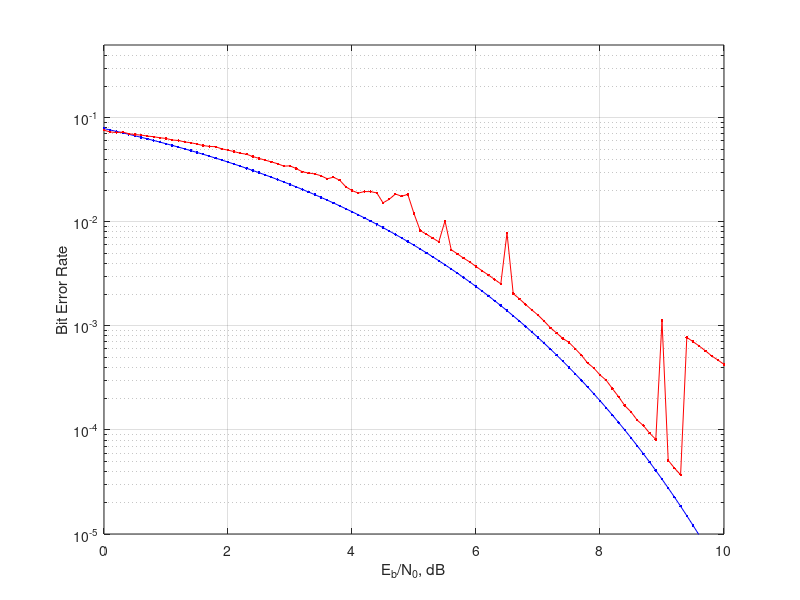

MATLAB code for this plot:
Eb_N0_dB = [0:0.1:10];
theoryBer = 0.5*erfc(sqrt(10.^(Eb_N0_dB/10)));
semilogy(Eb_N0_dB,theoryBer,'b.-');
hold on;
practice = [ 0.07578894658678967 0.07308067319088958 0.0720011185883895 0.0728253137973678 0.07023935329178325 0.06890742785670688 0.06808839217814047 0.06670257329741336 0.06569756752545207 0.0642218809770734 0.06324772978426944 0.061095400877882275 0.060448696515699674 0.058599265932599266 0.05746147863193963 0.055958460878310246 0.053947212123153475 0.053098787565143725 0.05262427335232577 0.050210459407110074 0.048844954194561 0.04721371655387133 0.04559143896555947 0.044602290074043524 0.04238304397962779 0.04069974818327933 0.039125518306344864 0.03761055155491225 0.036165745919030934 0.03427453461287058 0.034491917140387074 0.03244421710758783 0.030230518905272934 0.029440400984844618 0.028856154161081955 0.02769333281281646 0.025915567491852743 0.026813459098217862 0.025137294666937603 0.02172006802755136 0.019972999855523203 0.018889924361557692 0.019523553555347125 0.01948785143647642 0.018961328599299103 0.015213773944193251 0.01645850996706396 0.0184845217968109 0.017617994668706026 0.018328533567165527 0.011974557402167019 0.008234176537301541 0.007595876038239305 0.006984936041489199 0.006422377420778834 0.01019979506316439 0.005392688272788212 0.0049185507875987525 0.004473442128033137 0.0041097476460792235 0.0037190263264755235 0.0033780210415609367 0.003082727815387346 0.0027937742177982735 0.0025331821165083595 0.007804583284534876 0.0020413604042147184 0.001820140733081283 0.0016045933612076793 0.0014230797848930655 0.001269594040215267 0.0011087676729659218 9.59953233560926E-4 8.538478709358393E-4 7.574187835187007E-4 6.93355168348837E-4 6.032657095162163E-4 5.221851965668575E-4 4.401036896304697E-4 3.933906369024441E-4 3.3733497362881343E-4 3.0029819610873597E-4 2.4924750277025085E-4 2.0820674930205693E-4 1.711699717819795E-4 1.4914810406733886E-4 1.2412325439161088E-4 1.1010933857320319E-4 9.309244079370816E-5 8.108051294935872E-5 0.0011244499120960448 5.1050693338485116E-5 4.304274144225216E-5 3.703677752007744E-5 7.744356812981958E-4 7.057007608555296E-4 6.403024870362937E-4 5.7623887186643E-4 5.151782386576537E-4 4.7013350924134334E-4 4.267571031367481E-4];
semilogy(Eb_N0_dB,practice,'r.-');
hold off;
axis([0 10 10^-5 0.5]);
grid on
xlabel('E_b/N_0, dB');
ylabel('Bit Error Rate');